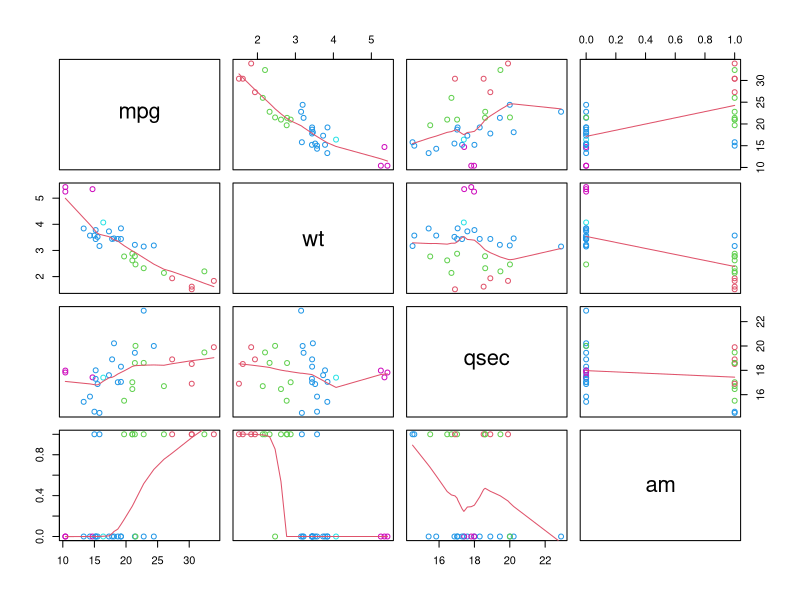
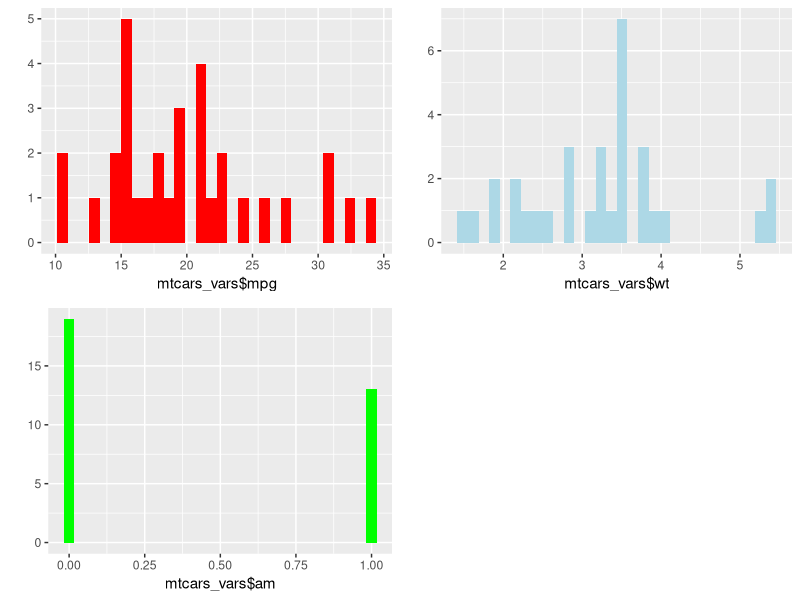
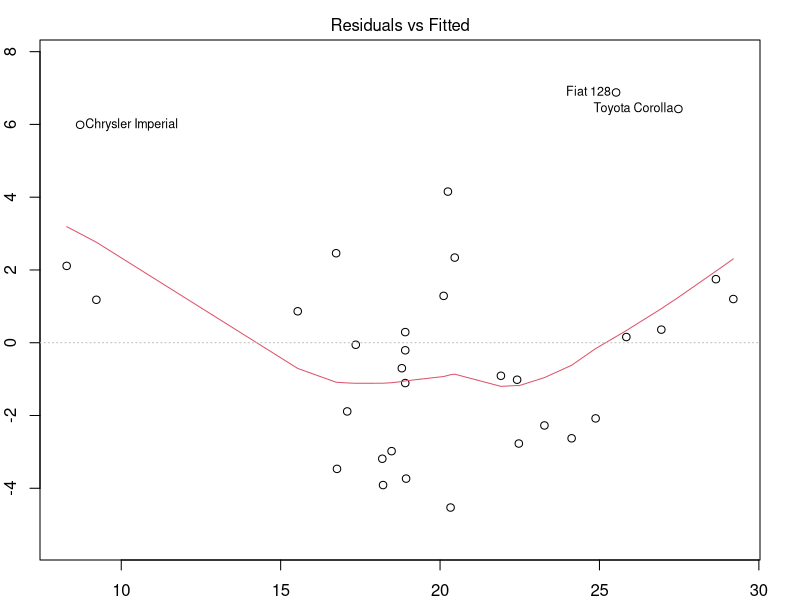

These charts were generated, in order, by the following R code:
## ---- chunk 1
data(mtcars)
n <- length(mtcars$mpg)
alpha <- 0.05
fit <- lm(mpg ~ am, data = mtcars)
coef(summary(fit))
## ---- chunk 2
pe <- coef(summary(fit))["am", "Estimate"]
se <- coef(summary(fit))["am", "Std. Error"]
tstat <- qt(1 - alpha/2, n - 2)  # n - 2 for model with intercept and slope
pe + c(-1, 1) * (se * tstat)
## ---- chunk 3
# fit a model using the regressors suggested by bestglm residual plot is in
# Appendix
bestfit <- lm(mpg ~ wt + am, data = mtcars)
coef(summary(bestfit))
## ---- chunk 4
pe <- coef(summary(bestfit))["am", "Estimate"]
se <- coef(summary(bestfit))["am", "Std. Error"]
tstat <- qt(1 - alpha/2, n - 2)  # n - 2 for model with intercept and slope
pe + c(-1, 1) * (se * tstat)
## ---- chunk 5
# nested model testing of the model selected by bestglm
fit1 <- lm(mpg ~ wt, data = mtcars)
fit2 <- update(fit1, mpg ~ wt + am)
anova(fit1, fit2)
## ---- chunk 6
mtcars_vars <- mtcars[, c(1, 6, 7, 9)]
mar.orig <- par()$mar  # save the original values 
par(mar = c(1, 1, 1, 1))  # set your new values 
pairs(mtcars_vars, panel = panel.smooth, col = 9 + mtcars$wt)
## ---- chunk 7
par(mar = mar.orig)  # put the original values back 
cor(mtcars_vars)
## ---- chunk 8
library(ggplot2)
library(gridExtra)
mpg_dist <- qplot(mtcars_vars$mpg, fill = I("red"))
wt_dist <- qplot(mtcars_vars$wt, fill = I("lightblue"))
am_dist <- qplot(mtcars_vars$am, fill = I("green"))
grid.arrange(mpg_dist, wt_dist, am_dist, ncol = 2)
## ---- chunk 9
by(mtcars_vars$mpg, mtcars_vars$am, sd)
## ---- chunk 10
mar.orig <- par()$mar  # save the original values 
par(mar = c(2, 2, 2, 2))  # set your new values 
plot(bestfit, which = c(1:1))
